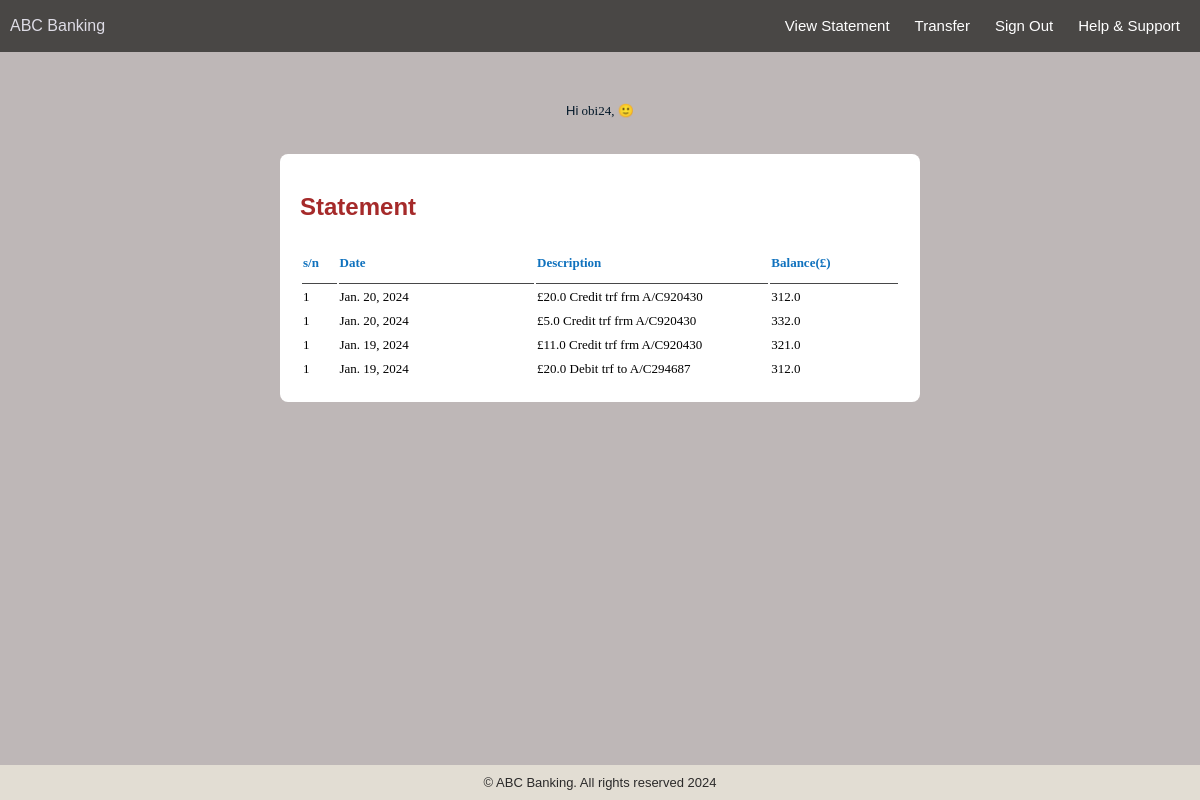
The app's page /Bank_app/transview (signed in) with its own data.
### Bank_app/models.py (models this page shows)
class Transactions(models.Model):
    tDate = models.DateField()
    tDescription = models.CharField(max_length=20)
    tBalance=models.FloatField()
    tAccount = models.ForeignKey(Account, on_delete=models.CASCADE)

### Bank_app/views.py (the view, shortened to what this page needs)
# urls.py: path("transview", views.Transaction_View.as_view(), name="transactionview"),
@method_decorator(login_required(login_url='loginuser'), name='dispatch')
class Transaction_View(View):
    def get(self, request):
        accountInstance = Account.objects.all().get(aUser_id=request.user.id)
        transaction_stmnt = Transactions.objects.filter(tAccount_id = accountInstance.id).order_by('-tDate')
        return render(request, "Bank_app/statement.html", {"transaction_stmnt":transaction_stmnt})

### Bank_app/templates/Bank_app/statement.html (shortened to what this page needs)
{% load static %}
<!DOCTYPE html>
<html lang="en">
<head>
    <link rel="stylesheet" type="text/css" href="{% static "Bank_app/ui.css" %}">
</head>
<body>
    {% include 'Bank_app/header.html' %}
    {% include 'Bank_app/normal_super_user.html' %}
    <div id="main-container">
        <h2 style="color: brown;">Statement</h2>
        <table>
            <tr>
              <th class="sNumber">s/n</th>
              <th class="tbHead">Date</th>
              <th class="tbHead">Description</th>
              <th class="sizeAccountStatus">Balance(£)</th>
            </tr>
            {% for cust in transaction_stmnt %}
            <tr class="trData">
              <td>1</td>
              <td>{{ cust.tDate}}</td>
              <td>{{ cust.tDescription}}</td>
              <td>{{ cust.tBalance}}</td>
            </tr>
            {% endfor %}
          </table>
    </div>
    {% include 'Bank_app/footer.html' %}
</body>
</html>

### Bank_app/templates/Bank_app/normal_super_user.html
<p style="font-size: small; display: block; color: rgb(4, 24, 41);"> Hi<span style="font-family:Impact;">
    {% if request.user.is_superuser %}
        {{ request.user.username }}, (S)
    {% else %}
        {{ request.user.username }},
    {% endif %}
    &#128578;</span></p>

### Bank_app/static/Bank_app/ui.css (style rules this page uses)
body { background-color: rgb(190, 183, 183); margin: 0; padding: 0; display: flex; flex-direction: column; align-items: center; min-height: 100vh; }
#main-container { background-color: rgb(255, 255, 255); padding: 20px; border-radius: 8px; width: 80%; max-width: 600px; margin: 20px auto; }
h2 { font-family: 'Arial Black', sans-serif; color: #444443; }
p { font-family: Arial, Helvetica, sans-serif; text-align: justify; line-height: 1.5em; }
.tbHead { color: #1072be; line-height: 38px; font-size: small; font-family: 'Lucida Sans', 'Lucida Sans Regular', 'Lucida Grande', 'Lucida Sans Unicode'; border-bottom: 1px solid #474849; text-align: left; width: 5%; }
.trData { font-family: 'Lucida Sans', 'Lucida Sans Regular', 'Lucida Grande', 'Lucida Sans Unicode'; font-size: small; line-height: 20px; }
.sNumber { color: #1072be; line-height: 38px; font-size: small; font-family: 'Lucida Sans', 'Lucida Sans Regular', 'Lucida Grande', 'Lucida Sans Unicode'; border-bottom: 1px solid #474849; text-align: left; width: 0.5%; }
.sizeAccountStatus { color: #1072be; line-height: 38px; font-size: small; font-family: 'Lucida Sans', 'Lucida Sans Regular', 'Lucida Grande', 'Lucida Sans Unicode'; border-bottom: 1px solid #474849; text-align: left; width: 2%; }

### records on screen
Transactions: tDate "Jan. 20, 2024", tDescription "£20.0 Credit trf frm A/C920430", tBalance "312.0"
Transactions: tDate "Jan. 20, 2024", tDescription "£5.0 Credit trf frm A/C920430", tBalance "332.0"
Transactions: tDate "Jan. 19, 2024", tDescription "£11.0 Credit trf frm A/C920430", tBalance "321.0"
Transactions: tDate "Jan. 19, 2024", tDescription "£20.0 Debit trf to A/C294687", tBalance "312.0"

### other values on screen
{{ request.user.username }} "obi24"
